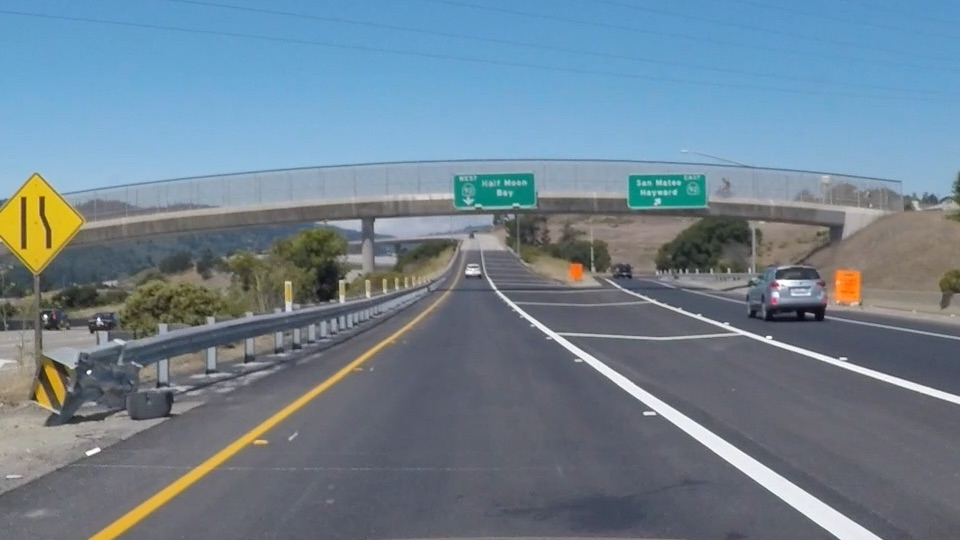
//> input picture exit-ramp.jpg, 960 x 540 px
$ ./canny ../exit-ramp.jpg   (built with g++ and OpenCV 4)
//> lines starting //> are read from the running program, lines starting //| are printed output that depends on the picture
#include <stdio.h>
#include "opencv2/imgproc/imgproc.hpp"
#include "opencv2/highgui/highgui.hpp"
#include <stdlib.h>
#include <opencv2/opencv.hpp>
using namespace cv;
using namespace std;

    Mat image, img_gray;
    Mat dst, detected_edges;

    int edgeThresh = 1;
    int lowThreshold;
    int const max_lowThreshold = 100;
    int threshratio = 3;
    int kernel_size = 3;
    String window_name = "Edge Map";


void CannyThreshold(int, void*)
{
    // Reduce noise with a kernel 3x3 Blur
    // Blurring is very useful for smoothing the color between pixel so only the edges stands out
    blur( img_gray, detected_edges, Size(3,3) );

    // Canny detector
    Canny( detected_edges, detected_edges, lowThreshold, lowThreshold*threshratio, kernel_size );

    // Using Canny's output as a mask, we display our result
    dst = Scalar::all(0);

    image.copyTo( dst, detected_edges);
    imshow( window_name, dst );
    namedWindow("Canny Direct Result", WINDOW_AUTOSIZE);
    imshow( "Canny Direct Result", detected_edges );
}

int main(int argc, char** argv )
{
    if ( argc != 2 )
    {
        printf("usage: DisplayImage.out <Image_Path>\n");
        return -1;
    }

    image = imread( argv[1], 1 );
//> image is the input picture: 540 rows x 960 cols, CV_8UC3; mean B, G, R 144.4, 130.2, 111.3
    if ( !image.data )
    {
        printf("No image data \n");
        return -1;
    }
    // Create a matrix with the same size for final display
    dst.create( image.size(), image.type() );

    // For canny edges, it is important to set and change to grayscale color
    cvtColor( image, img_gray, COLOR_BGR2GRAY );
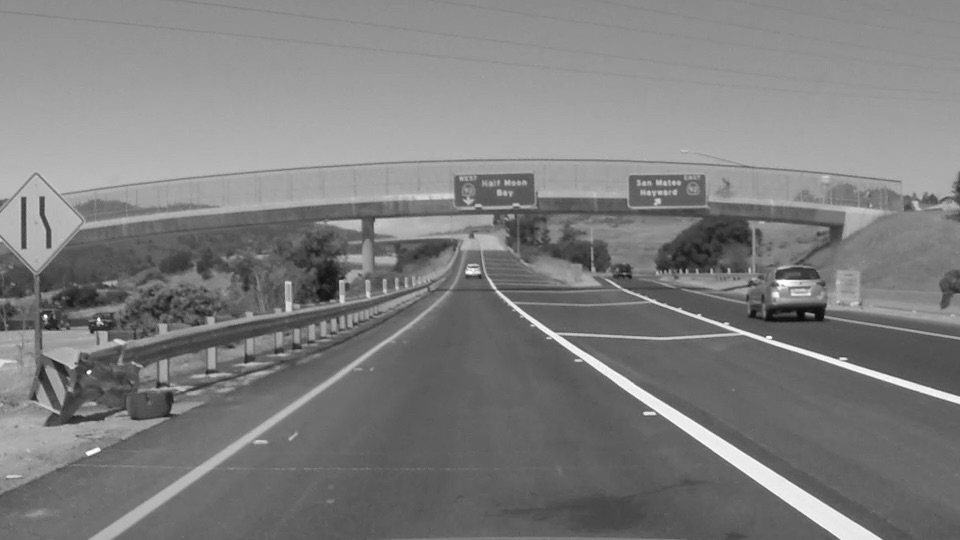
//> img_gray: 540 rows x 960 cols, CV_8UC1; min 7, max 255, mean 126.2

    // Create a window
    namedWindow( window_name, WINDOW_AUTOSIZE );

    // Create a Trackbar for user to enter threshold
    // Create Trackbar is running on a function, so it will be forever looping
    createTrackbar( "Min Threshold:", window_name, &lowThreshold, max_lowThreshold, CannyThreshold );

    // Show the Image_Path
    CannyThreshold(0, 0);
//> in CannyThreshold, `Canny( detected_edges, detected_edges, lowThreshold, lowThreshold*thre..`:
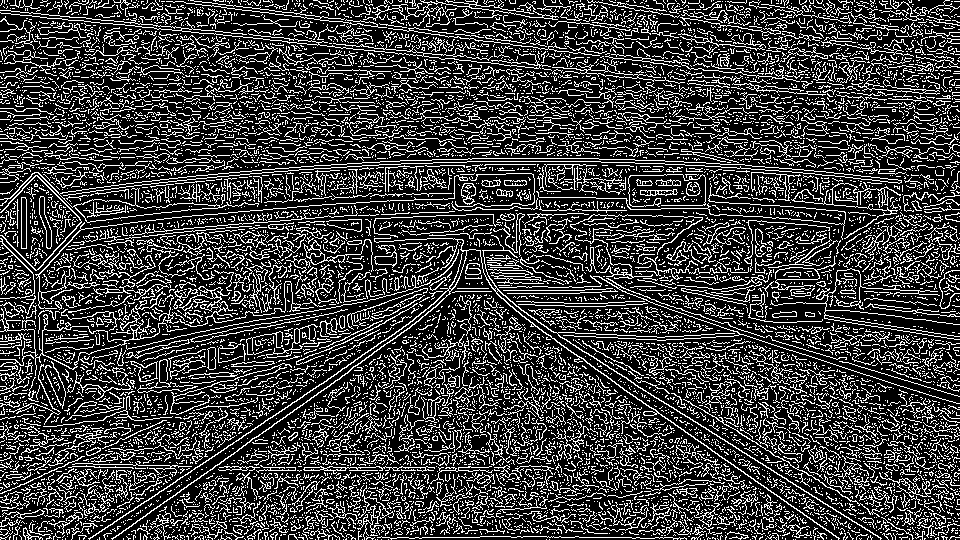
//> detected_edges: 540 rows x 960 cols, CV_8UC1; 24.1% white in thin lines or dots
//> in CannyThreshold, `image.copyTo( dst, detected_edges);`:
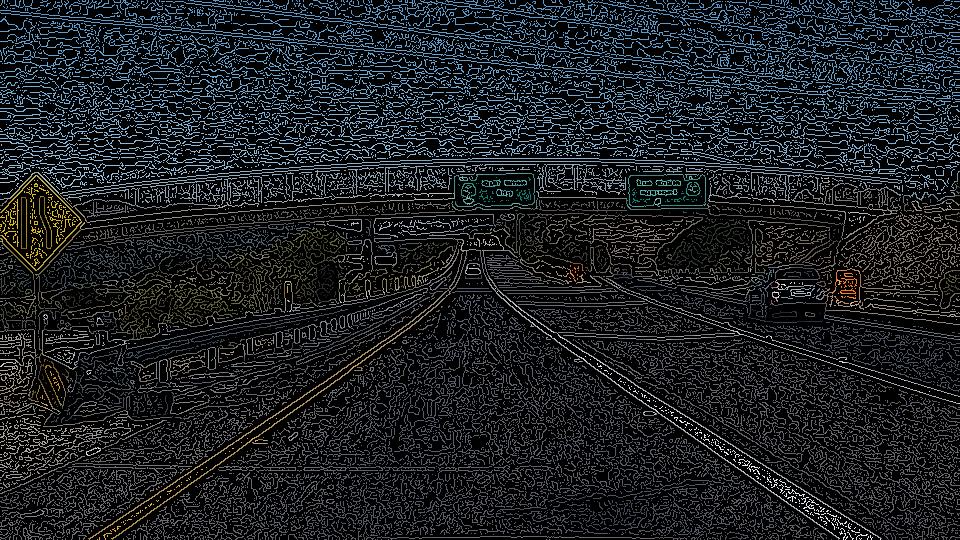
//> dst: 540 rows x 960 cols, CV_8UC3; mean B, G, R 34.7, 31.3, 26.8

    // Wait until user exit program by pressing a key
    waitKey(0);

    return 0;
}
